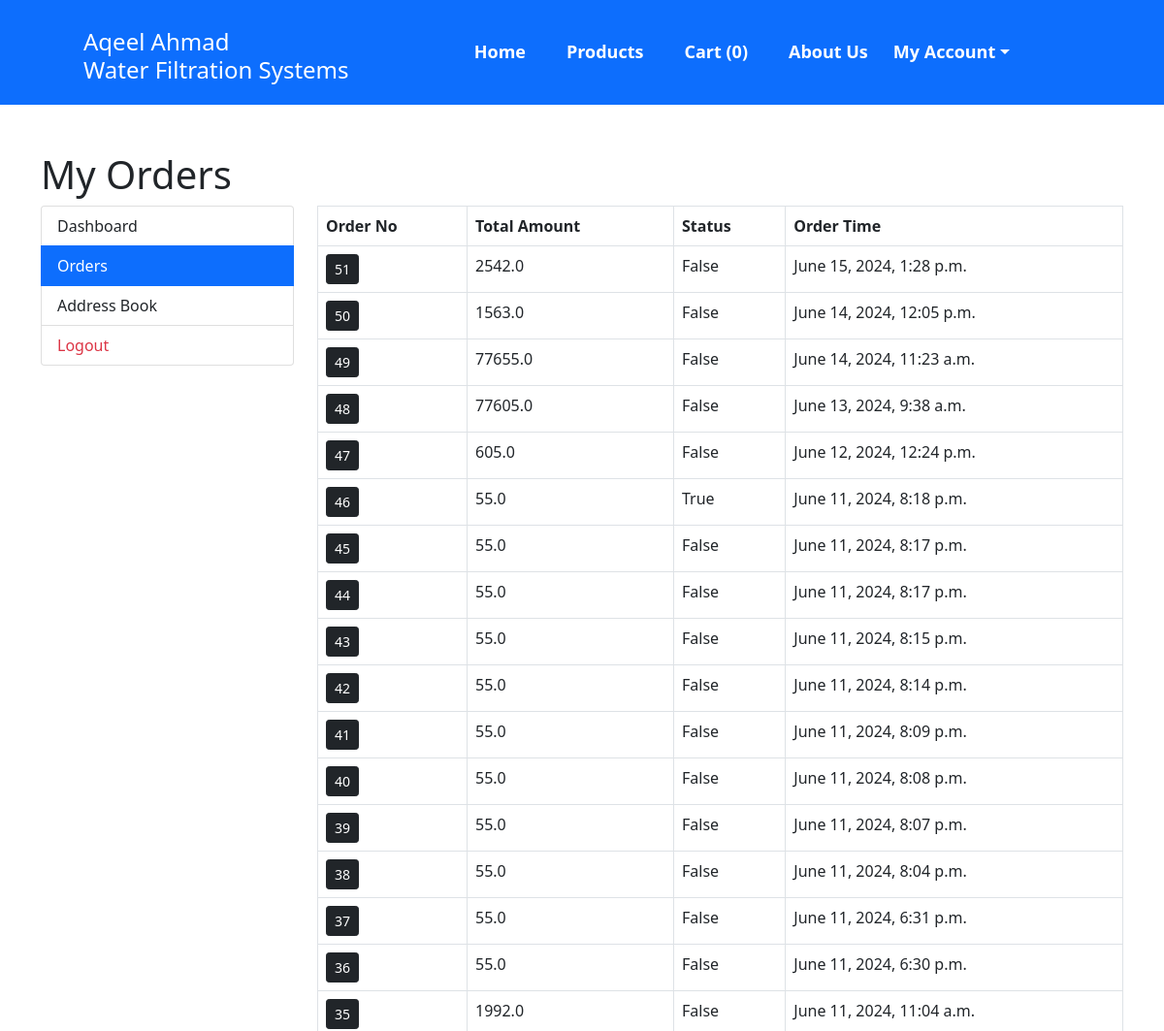
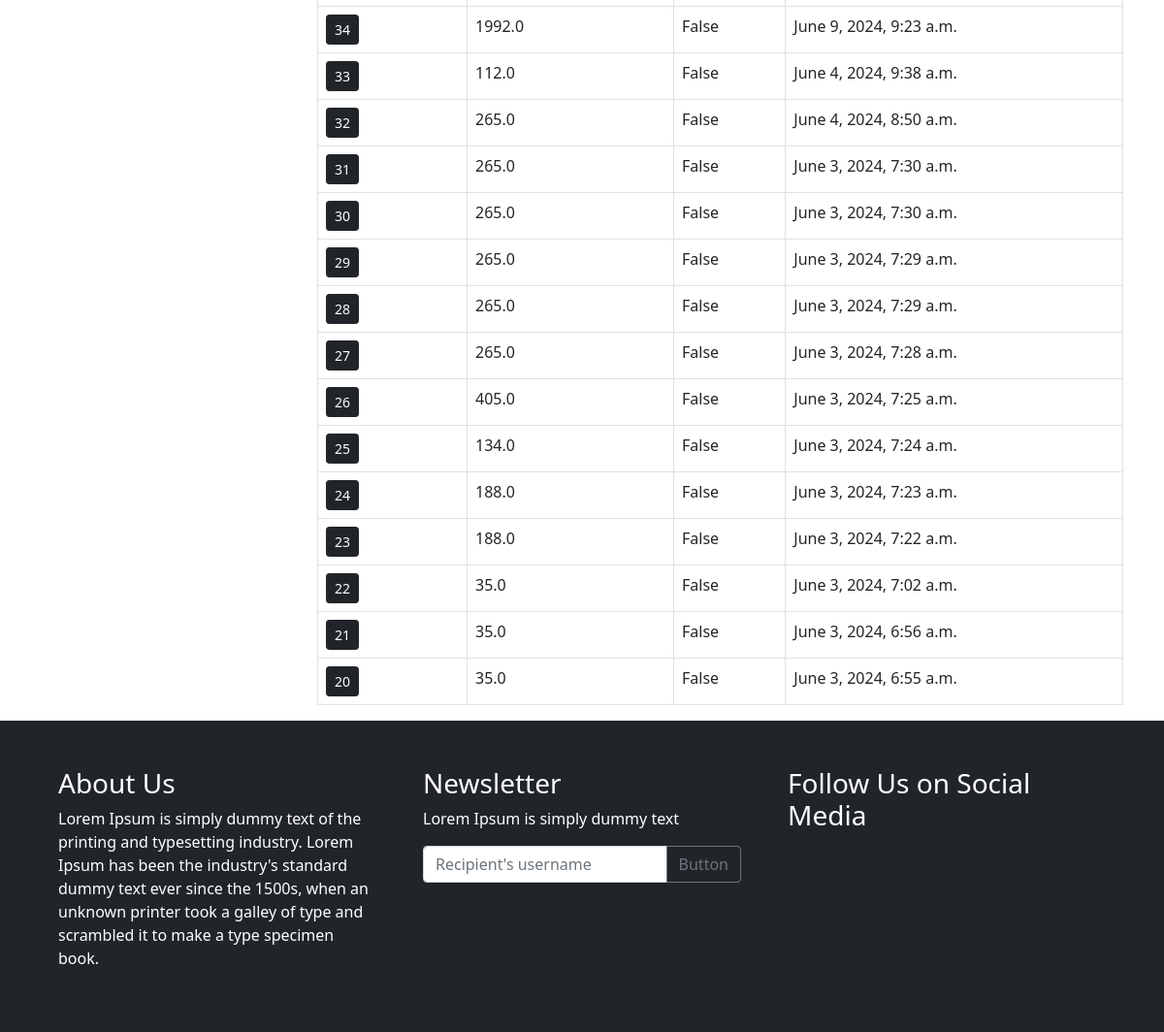
/my-orders/ (signed in), run on the app's committed database (2 pictures, top to bottom).
### main/models.py (models this page shows)
class CartOrder(models.Model):
    user = models.ForeignKey(User,on_delete=models.CASCADE)
    total_amount = models.FloatField()
    paid_status = models.BooleanField(default=False)
    order_date_time = models.DateTimeField(auto_now_add=True)
    order_status = models.CharField(choices=status_choice,default='process',max_length=150)
    class Meta:
        verbose_name_plural = '4. Orders'

### main/views.py (the view)
# urls.py: path('my-orders/',views.my_orders, name='my-orders'),
def my_orders(request):
     orders=CartOrder.objects.filter(user=request.user).order_by("-id")
     return render(request,"user/orders.html",{"orders":orders})

### main/template_context.py (called while the page is built)
def get_filters(request):
    cats= Product.objects.distinct().values('product_category__category_name','product_category__id')
    minMaxPrice = Product.objects.aggregate(Min('price'),Max('price'))
    data = {
        'cats':cats,
        'minMaxPrice' : minMaxPrice,
    }
    return data

### main/templates/user/orders.html (shortened to what this page needs)
{% extends 'base.html' %}
{% load static %}
{% block content %}
<main class="container mt-5">
	<h1>My Orders</h1>
	<div class="row">
		<div class="col-md-3">
			{% include 'user/user-sidebar.html' %}
		</div>
		<div class="col-md-9">
            <div class="table-responsive">
                <table class="table table-bordered">
                    <thead>
                        <tr>
                            <th>Order No</th>
                            <th>Total Amount</th>
                            <th>Status</th>
                            <th>Order Time</th>
                        </tr>
                    </thead>
                    <tbody>
                        {% for order in orders %}
                        <tr>
                            <td><a href="{% url 'my-order-items' order.id %}" class="btn btn-sm btn-dark">{{order.id}}</a></td>
                            <td>{{order.total_amount}}</td>
                            <td>{{order.paid_status}}</td>
                            <td>{{order.order_date_time}}</td>
                        </tr>
                        {% endfor %}
                    </tbody>
                </table>
            </div>
		</div>
    </div>
</main>
{% endblock %}

### data on the page
CartOrder: id "51", total_amount "2542.0", paid_status "False", order_date_time "June 15, 2024, 1:28 p.m."
CartOrder: id "50", total_amount "1563.0", paid_status "False", order_date_time "June 14, 2024, 12:05 p.m."
CartOrder: id "49", total_amount "77655.0", paid_status "False", order_date_time "June 14, 2024, 11:23 a.m."
CartOrder: id "48", total_amount "77605.0", paid_status "False", order_date_time "June 13, 2024, 9:38 a.m."
CartOrder: id "47", total_amount "605.0", paid_status "False", order_date_time "June 12, 2024, 12:24 p.m."
CartOrder: id "46", total_amount "55.0", paid_status "True", order_date_time "June 11, 2024, 8:18 p.m."
CartOrder: id "45", total_amount "55.0", paid_status "False", order_date_time "June 11, 2024, 8:17 p.m."
CartOrder: id "44", total_amount "55.0", paid_status "False", order_date_time "June 11, 2024, 8:17 p.m."
CartOrder: id "43", total_amount "55.0", paid_status "False", order_date_time "June 11, 2024, 8:15 p.m."
CartOrder: id "42", total_amount "55.0", paid_status "False", order_date_time "June 11, 2024, 8:14 p.m."
CartOrder: id "41", total_amount "55.0", paid_status "False", order_date_time "June 11, 2024, 8:09 p.m."
CartOrder: id "40", total_amount "55.0", paid_status "False", order_date_time "June 11, 2024, 8:08 p.m."
CartOrder: id "39", total_amount "55.0", paid_status "False", order_date_time "June 11, 2024, 8:07 p.m."
CartOrder: id "38", total_amount "55.0", paid_status "False", order_date_time "June 11, 2024, 8:04 p.m."
CartOrder: id "37", total_amount "55.0", paid_status "False", order_date_time "June 11, 2024, 6:31 p.m."
CartOrder: id "36", total_amount "55.0", paid_status "False", order_date_time "June 11, 2024, 6:30 p.m."
CartOrder: id "35", total_amount "1992.0", paid_status "False", order_date_time "June 11, 2024, 11:04 a.m."
CartOrder: id "34", total_amount "1992.0", paid_status "False", order_date_time "June 9, 2024, 9:23 a.m."
CartOrder: id "33", total_amount "112.0", paid_status "False", order_date_time "June 4, 2024, 9:38 a.m."
CartOrder: id "32", total_amount "265.0", paid_status "False", order_date_time "June 4, 2024, 8:50 a.m."
CartOrder: id "31", total_amount "265.0", paid_status "False", order_date_time "June 3, 2024, 7:30 a.m."
CartOrder: id "30", total_amount "265.0", paid_status "False", order_date_time "June 3, 2024, 7:30 a.m."
CartOrder: id "29", total_amount "265.0", paid_status "False", order_date_time "June 3, 2024, 7:29 a.m."
CartOrder: id "28", total_amount "265.0", paid_status "False", order_date_time "June 3, 2024, 7:29 a.m."
CartOrder: id "27", total_amount "265.0", paid_status "False", order_date_time "June 3, 2024, 7:28 a.m."
CartOrder: id "26", total_amount "405.0", paid_status "False", order_date_time "June 3, 2024, 7:25 a.m."
CartOrder: id "25", total_amount "134.0", paid_status "False", order_date_time "June 3, 2024, 7:24 a.m."
CartOrder: id "24", total_amount "188.0", paid_status "False", order_date_time "June 3, 2024, 7:23 a.m."
CartOrder: id "23", total_amount "188.0", paid_status "False", order_date_time "June 3, 2024, 7:22 a.m."
CartOrder: id "22", total_amount "35.0", paid_status "False", order_date_time "June 3, 2024, 7:02 a.m."
CartOrder: id "21", total_amount "35.0", paid_status "False", order_date_time "June 3, 2024, 6:56 a.m."
CartOrder: id "20", total_amount "35.0", paid_status "False", order_date_time "June 3, 2024, 6:55 a.m."

### other printed values
{{ request.session.cartData|length }} "0"
